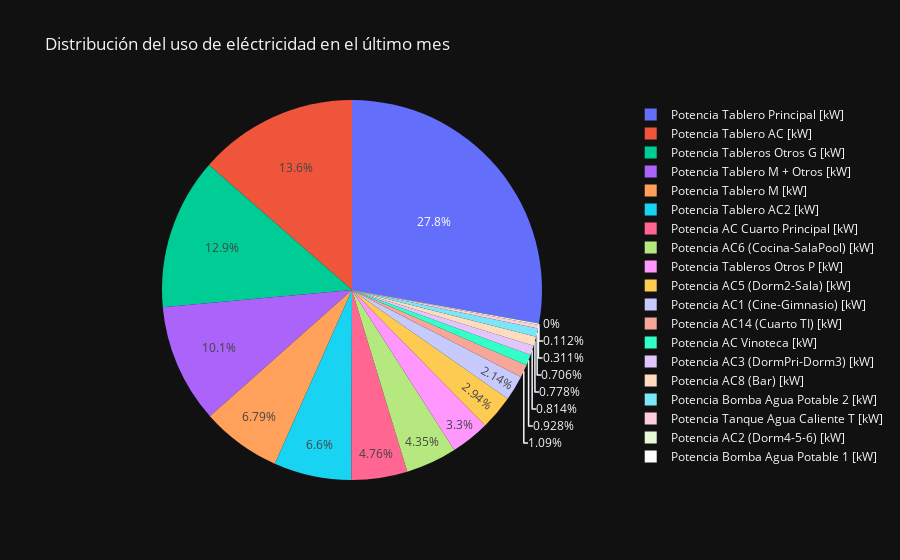

Notebook code for this chart:
### Code cell
####################################################################### Query intervalo de días 
 
month = pd.read_sql("SELECT * FROM cliente_uso WHERE c1 BETWEEN (NOW() - INTERVAL 1 MONTH) AND NOW();", engine)
#month = pd.read_sql("SELECT * FROM cliente_uso WHERE c1 BETWEEN (NOW() - INTERVAL 1 DAY) AND NOW();", engine)
# "month" es un dataframe

####################################################################### Invertir DataFrame 

month = month[::-1]

####################################################################### Sumar los datos de las columnas

suma = month.sum()
# "suma" es una lista

####################################################################### Pasar suma a DataFrame

sumadf = pd.DataFrame(suma)

####################################################################### Filtrar columnas que no se usan

colum3 = ["c2","c3","c6","c10","c11","c15","c16","c23"] 

sumadf1 = sumadf.drop(colum3)

####################################################################### Añadir nombres al DataFrame

names = [
    "Potencia Tablero M + Otros [kW]",       
    "Potencia Tablero Principal [kW]",       
    "Potencia Tableros Otros G [kW]",        
    "Potencia Tableros Otros P [kW]",        
    "Potencia Tablero AC [kW]",                
    "Potencia AC Vinoteca [kW]",             
    "Potencia AC Cuarto Principal [kW]",     
    "Potencia Tablero AC2 [kW]",             
    "Potencia Tablero M [kW]",               
    "Potencia AC1 (Cine-Gimnasio) [kW]",     
    "Potencia AC3 (DormPri-Dorm3) [kW]",     
    "Potencia AC5 (Dorm2-Sala) [kW]",        
    "Potencia AC14 (Cuarto TI) [kW]",        
    "Potencia AC2 (Dorm4-5-6) [kW]",         
    "Potencia AC6 (Cocina-SalaPool) [kW]",   
    "Potencia AC8 (Bar) [kW]",               
    "Potencia Bomba Agua Potable 1 [kW]",    
    "Potencia Tanque Agua Caliente T [kW]",  
    "Potencia Bomba Agua Potable 2 [kW]"]

sumadf1['Circuito'] = names

####################################################################### Gráfica Pastel

fig2 = px.pie(sumadf1, values=0, names="Circuito", template="plotly_dark", title="Distribución del uso de eléctricidad en el último mes")
fig2.show()

### Figure 1 — Plotly figure (JSON) as saved in the notebook; plotly's stock layout.template omitted (floating-point values rounded to 4 significant figures)
{"data": [{"domain": {"x": [0, 1], "y": [0, 1]}, "hovertemplate": "Circuito=%{label}<br>0=%{value}<extra></extra>", "labels": ["Potencia Tablero M + Otros [kW]", "Potencia Tablero Principal [kW]", "Potencia Tableros Otros G [kW]", "Potencia Tableros Otros P [kW]", "Potencia Tablero AC [kW]", "Potencia AC Vinoteca [kW]", "Potencia AC Cuarto Principal [kW]", "Potencia Tablero AC2 [kW]", "Potencia Tablero M [kW]", "Potencia AC1 (Cine-Gimnasio) [kW]", "Potencia AC3 (DormPri-Dorm3) [kW]", "Potencia AC5 (Dorm2-Sala) [kW]", "Potencia AC14 (Cuarto TI) [kW]", "Potencia AC2 (Dorm4-5-6) [kW]", "Potencia AC6 (Cocina-SalaPool) [kW]", "Potencia AC8 (Bar) [kW]", "Potencia Bomba Agua Potable 1 [kW]", "Potencia Tanque Agua Caliente T [kW]", "Potencia Bomba Agua Potable 2 [kW]"], "legendgroup": "", "name": "", "showlegend": true, "type": "pie", "values": [16470.0, 45320.0, 20970.0, 5376.0, 22100.0, 1512.0, 7749.0, 10740.0, 11060.0, 3489.0, 1326.0, 4789.0, 1767.0, 183.0, 7078.0, 1266.0, 0, 506.0, 1150.0]}], "layout": {"legend": {"tracegroupgap": 0}, "title": {"text": "Distribución del uso de eléctricidad en el último mes"}}}
